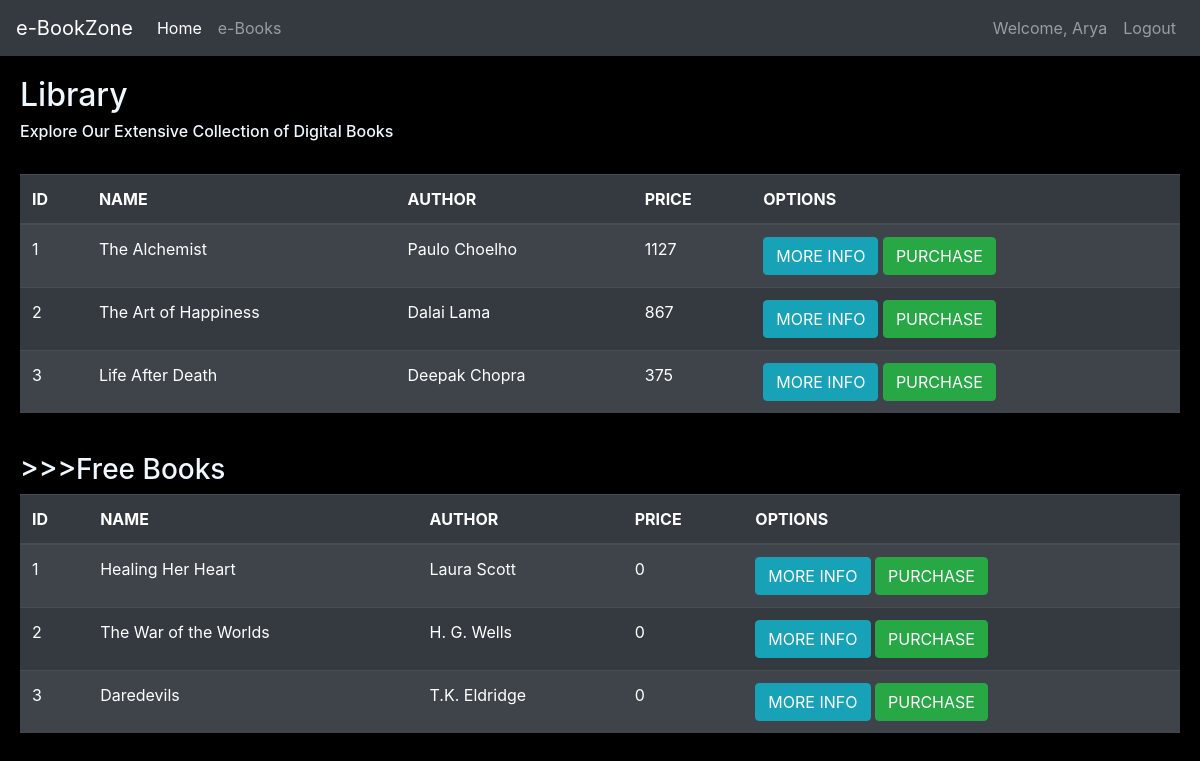
/book (signed in), run on the app's committed database.
### website/models.py (models this page shows, shortened)
class User(db.Model, UserMixin):
    id=db.Column(db.Integer(),primary_key=True)
    username=db.Column(db.String(length=30),nullable=False,unique=True)
    email_address=db.Column(db.String(length=40),nullable=False,unique=True)
    password_hash=db.Column(db.String(length=60),nullable=False)
    items=db.relationship('Item',backref='owned_user',lazy=True)
    @property
    def password(self):
        return self.password

class Item(db.Model):
    id = db.Column(db.Integer(), primary_key=True)
    name = db.Column(db.String(length=30), nullable=False , unique=True)
    author = db.Column(db.String(length=30), nullable=False)
    price = db.Column(db.Integer(), nullable=False)
    description= db.Column(db.String(length=1024),nullable=False , unique=True)
    owner=db.Column(db.Integer(),db.ForeignKey('user.id'))

class Item1(db.Model):
    id = db.Column(db.Integer(), primary_key=True)
    name = db.Column(db.String(length=30), nullable=False , unique=True)
    author = db.Column(db.String(length=30), nullable=False)
    price = db.Column(db.Integer(), nullable=False)
    description= db.Column(db.String(length=1024),nullable=False , unique=True)
    owner=db.Column(db.Integer(),db.ForeignKey('user.id'))

### website/routes.py (the view, shortened to what this page needs)
@app.route('/book', methods=['GET','POST'])
@login_required
def book():
    purchase_form = PurchaseItemForm()
    another_purchase_form = AnotherPurchaseItemForm()
    items = Item.query.all()
    another_items = Item1.query.all()
    return render_template('book.html', items=items, another_items=another_items,purchase_form=purchase_form, another_purchase_form=another_purchase_form)

### website/models.py (called while the page is built)
@login_manager.user_loader
def load_user(user_id):
    return User.query.get(int(user_id))

### website/templates/book.html (shortened to what this page needs)
{% extends 'base.html' %}
{% block content %}
<div class="content">
    <div class="title">
      <h2>Library</h2>
      <h6>Explore Our Extensive Collection of Digital Books</h6>
    </div>
    <br>
    <div>
      <table class="table table-striped table-dark">
      <thead>
        <tr>
          <th scope="col">ID</th>
          <th scope="col">NAME</th>
          <th scope="col">AUTHOR</th>
          <th scope="col">PRICE</th>
          <th scope="col">OPTIONS</th>
        </tr>
      </thead>
      <tbody>
      {% for item in items %}
        <tr>
            <td>{{ item.id }}</td>
            <td>{{ item.name }}</td>
            <td>{{ item.author }}</td>
            <td>{{ item.price }}</td>
            <td>
              <button class="btn btn-outline btn-info" data-toggle="modal" data-target="#Modal-MoreInfo-{{ item.id }}">MORE INFO</button>
              <button class="btn btn-outline btn-success" data-toggle="modal" data-target="#Modal-PurchaseConfirm-{{ item.id }}">PURCHASE</button>
            </td>
       </tr>
      {% endfor %}
      </tbody>
      </table>
    </div>
    <br>
    <h3>>>>Free Books</h3>
    <div>
        <table class="table table-striped table-dark">
          <thead>
            <tr>
              <th scope="col">ID</th>
              <th scope="col">NAME</th>
              <th scope="col">AUTHOR</th>
              <th scope="col">PRICE</th>
              <th scope="col">OPTIONS</th>
            </tr>
          </thead>
          <tbody>
          {% for another_item in another_items %}
            <tr>
              <td>{{ another_item.id }}</td>
              <td>{{ another_item.name }}</td>
              <td>{{ another_item.author }}</td>
              <td>{{ another_item.price }}</td>
              <td>
                <button class="btn btn-outline btn-info" data-toggle="modal" data-target="#Modal-MoreInfo-another_items-{{ another_item.id }}">MORE INFO</button>
                <button class="btn btn-outline btn-success" data-toggle="modal" data-target="#Modal-PurchaseConfirm-another_items-{{ another_item.id }}">PURCHASE</button>
              </td>
            </tr>
          {% endfor %}
          </tbody>
        </table>
      </div>
</div>
{% endblock %}

### website/templates/base.html (shortened to what this page needs)
<!doctype html>
<html lang="en">
  <head>
    <link rel="stylesheet" href="https://cdn.jsdelivr.net/npm/bootstrap@4.5.3/dist/css/bootstrap.min.css">
  </head>
  <body>
    <nav class="navbar navbar-expand-lg navbar-dark bg-dark">
      <a class="navbar-brand" href="#">e-BookZone</a>
      <div class="collapse navbar-collapse" id="navbarNav">
        <ul class="navbar-nav">
          <li class="nav-item active">
            <a class="nav-link" href="{{ url_for('home_page') }}">Home <span class="sr-only">(current)</span></a>
          </li>
          <li class="nav-item">
            <a class="nav-link" href="{{ url_for('book') }}">e-Books</a>
          </li>
        </ul>
        {% if current_user.is_authenticated %}
          <ul class="navbar-nav ml-auto">
            <li class="nav-item">
              <a class="nav-link">Welcome, {{ current_user.username }}</a>
            </li>
            <li class="nav-item">
              <a class="nav-link" href="{{ url_for('logout_page') }}">Logout</a>
            </li>
          </ul>
        {% endif %}
      </div>
    </nav>
   {% block content %}
   {% endblock %}
  </body>
</html>

### website/templates/base.html (style rules this page uses)
body { background-color:black; color: aliceblue; }
.content { margin: 20px 20px; }

### data on the page
User: username "Arya"
Item: id "1", name "The Alchemist", author "Paulo Choelho", price "1127"
Item: id "2", name "The Art of Happiness", author "Dalai Lama", price "867"
Item: id "3", name "Life After Death", author "Deepak Chopra", price "375"
Item1: id "1", name "Healing Her Heart", author "Laura Scott", price "0"
Item1: id "2", name "The War of the Worlds", author "H. G. Wells", price "0"
Item1: id "3", name "Daredevils", author "T.K. Eldridge", price "0"
